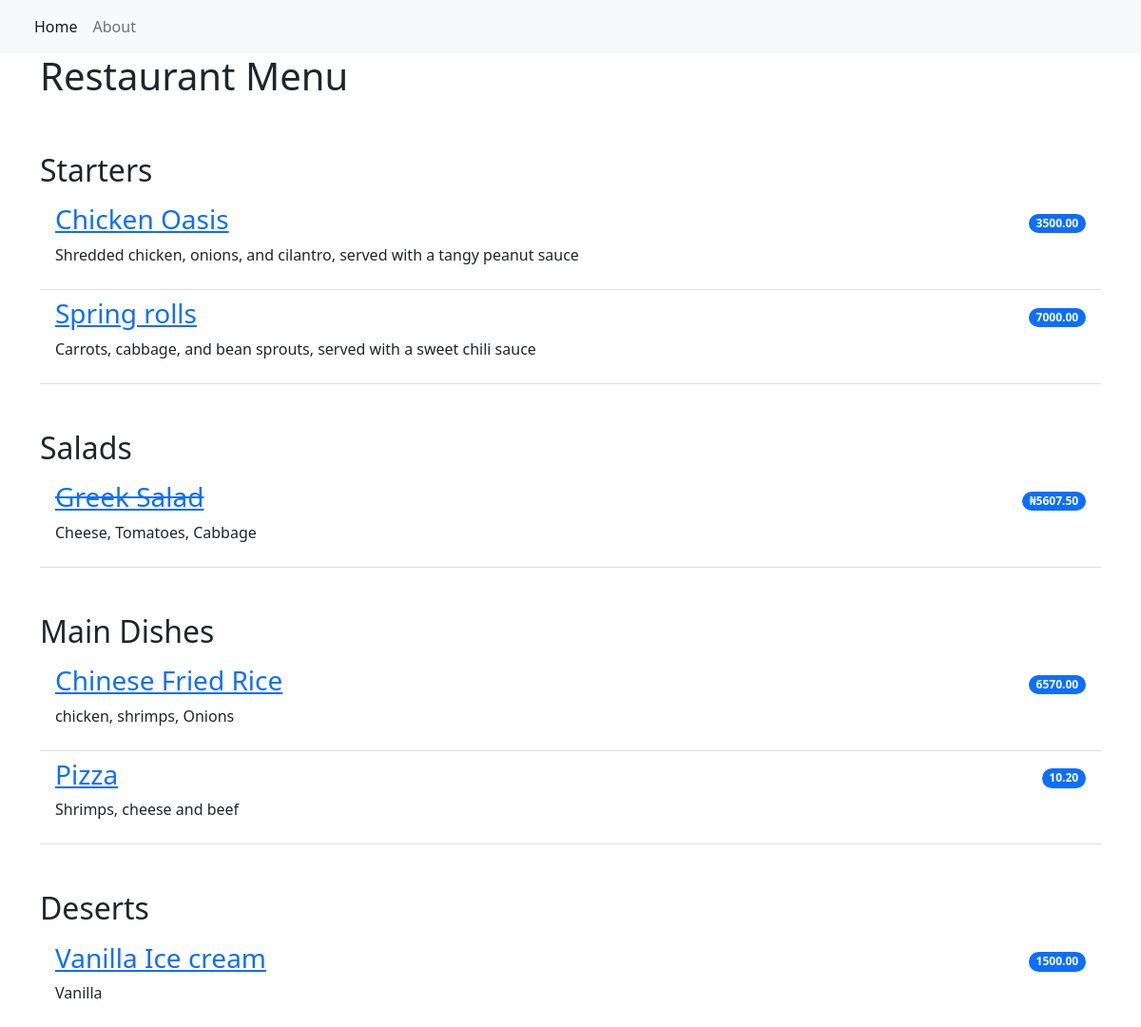
The app's page /, older data.
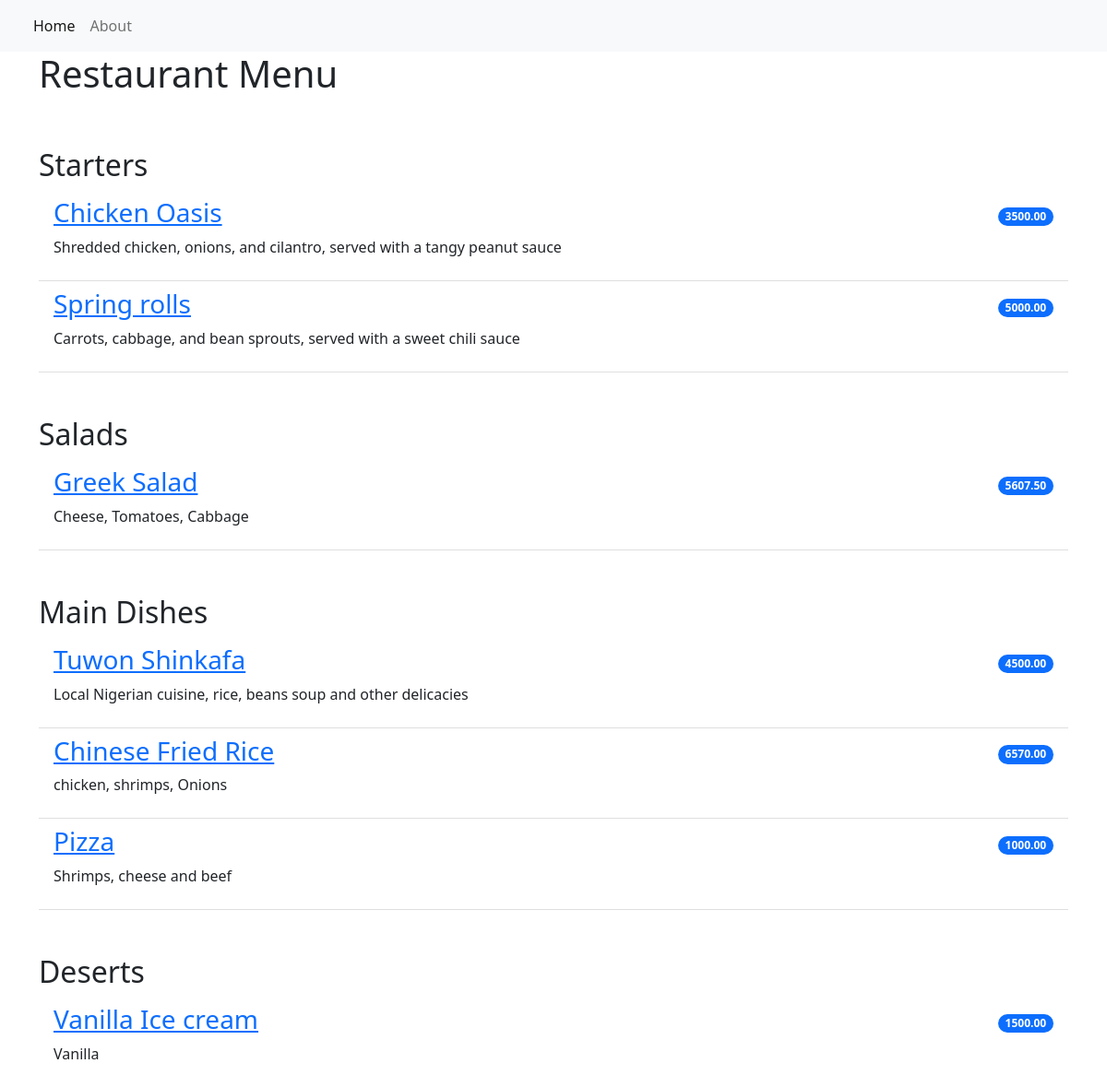
The same page, newer data.
### restaurant_menu/models.py (models this page shows, shortened)
class Item(models.Model):
    meal = models.CharField(max_length=1000, unique=True)
    description = models.CharField(max_length=2000)
    price = models.DecimalField(max_digits=10, decimal_places=2)
    meal_type = models.CharField(max_length=200, choices=MEAL_TYPE)
    author = models.ForeignKey(User, on_delete=models.PROTECT)
    status = models.IntegerField(choices=STATUS, default=1)
    date_created = models.DateTimeField(auto_now_add=True)
    date_updated = models.DateTimeField(auto_now=True)

### restaurant_menu/views.py (the view)
# urls.py: path('', views.MenuList.as_view(), name='home'),
class MenuList(generic.ListView):
    queryset = Item.objects.order_by("-date_created")
    template_name = "index.html"
    def get_context_data(self, **kwargs):
        context = super().get_context_data(**kwargs)
        context["meals"] = MEAL_TYPE
        return context

### restaurant_menu/templates/index.html
{% extends 'base.html' %}
{% block content %}
<div class="container">
    <h1>Restaurant Menu</h1>
      <ul class=" list-group list-group-flush">
         {% for meal in meals %}
            <h2 class="pt-5">{{ meal.1 }}</h2>
                {% for row in item_list %}
                    {% if row.meal_type == meal.0 %}
                        {% if row.status == 0 %}
                       <li class="list-group-item d-flex justify-content-between align-items-center border-0 pb-0">
                            <a href="{% url 'menu_item' row.pk %}"><h3><del>{{ row.meal }}</del></h3></a>
                           <span class="badge bg-primary rounded-pill">₦{{ row.price }}</span>
                       </li>
                        <li class="list-group-item pt-0">
                            <p>{{ row.description }}</p>
                        </li>
                         {% else %}
                         <li class="list-group-item d-flex justify-content-between align-items-center border-0 pb-0">
                            <a href="{% url 'menu_item' row.pk %}"><h3>{{ row.meal }}</h3></a>
                             <span class="badge bg-primary rounded-pill">{{ row.price }}</span>
                         </li>
                         <li class="list-group-item pt-0">
                            <p>{{ row.description }}</p>
                         </li>
                        {% endif %}
                    {% endif %}
                {% endfor %}
        {% endfor %}
      </ul>
</div>
{% endblock content %}

Row changes from the older to the newer data that the page shows:
changed Item "Spring rolls": price "7000.00" → "5000.00"
changed Item "Greek Salad": status 0 → 1 (drawn)
added Item: meal "Tuwon Shinkafa", price "4500.00", description "Local Nigerian cuisine, rice, beans soup and other delicacies", shown under "Main Dishes"
changed Item "Pizza": price "10.20" → "1000.00"
Text that changed along with them:
list line gone: "Greek Salad ₦ 5607.50 Cheese, Tomatoes, Cabbage"
new list line: "Greek Salad 5607.50 Cheese, Tomatoes, Cabbage"
